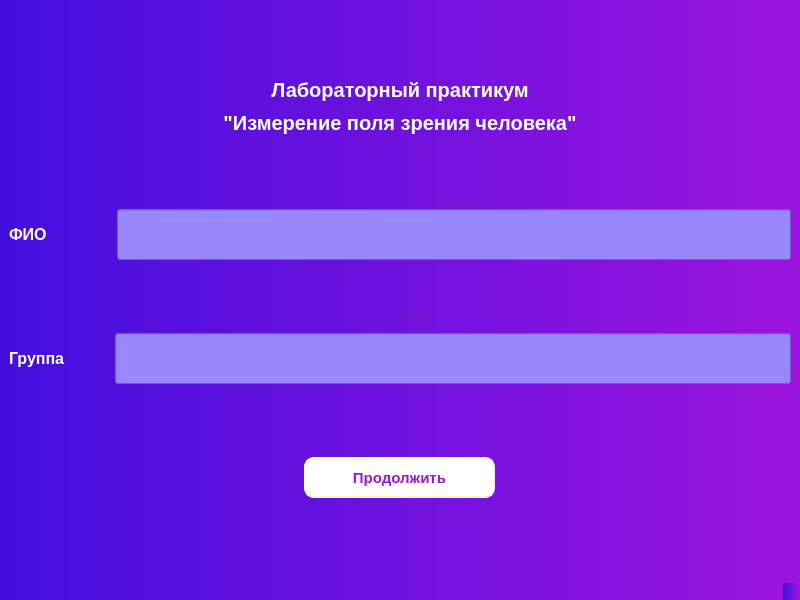
<?xml version="1.0" encoding="UTF-8"?>
<ui version="4.0">
 <class>MainWindow</class>
 <widget class="QMainWindow" name="MainWindow">
  <property name="geometry">
   <rect>
    <x>0</x>
    <y>0</y>
    <width>800</width>
    <height>600</height>
   </rect>
  </property>
  <property name="windowTitle">
   <string>MainWindow</string>
  </property>
  <property name="styleSheet">
   <string notr="true">background-color: qlineargradient(spread:pad, x1:0, y1:0, x2:1, y2:0, stop:0 rgba(67, 15, 222, 255), stop:1 rgba(156, 20, 222, 255));</string>
  </property>
  <widget class="QWidget" name="centralwidget">
   <layout class="QVBoxLayout" name="verticalLayout_2">
    <item>
     <layout class="QHBoxLayout" name="horizontalLayout_7">
      <item>
       <layout class="QHBoxLayout" name="horizontalLayout_5">
        <item>
         <widget class="QLabel" name="label_7">
          <property name="maximumSize">
           <size>
            <width>60</width>
            <height>60</height>
           </size>
          </property>
          <property name="styleSheet">
           <string notr="true">background-color: transparent;</string>
          </property>
          <property name="text">
           <string/>
          </property>
          <property name="pixmap">
           <pixmap>icon.png</pixmap>
          </property>
          <property name="scaledContents">
           <bool>true</bool>
          </property>
         </widget>
        </item>
       </layout>
      </item>
      <item>
       <layout class="QVBoxLayout" name="verticalLayout">
        <item>
         <widget class="QLabel" name="label_4">
          <property name="font">
           <font>
            <pointsize>15</pointsize>
            <weight>75</weight>
            <bold>true</bold>
           </font>
          </property>
          <property name="styleSheet">
           <string notr="true">color: rgb(255, 255, 255);
background-color: transparent;</string>
          </property>
          <property name="text">
           <string>Лабораторный практикум</string>
          </property>
          <property name="alignment">
           <set>Qt::AlignCenter</set>
          </property>
         </widget>
        </item>
        <item>
         <widget class="QLabel" name="label_5">
          <property name="font">
           <font>
            <pointsize>15</pointsize>
            <weight>75</weight>
            <bold>true</bold>
           </font>
          </property>
          <property name="styleSheet">
           <string notr="true">color: rgb(255, 255, 255);
background-color: transparent;</string>
          </property>
          <property name="text">
           <string>&quot;Измерение поля зрения человека&quot;</string>
          </property>
          <property name="alignment">
           <set>Qt::AlignCenter</set>
          </property>
         </widget>
        </item>
       </layout>
      </item>
      <item>
       <layout class="QHBoxLayout" name="horizontalLayout_4">
        <item>
         <widget class="QLabel" name="label">
          <property name="maximumSize">
           <size>
            <width>60</width>
            <height>60</height>
           </size>
          </property>
          <property name="styleSheet">
           <string notr="true">background-color: transparent;</string>
          </property>
          <property name="text">
           <string/>
          </property>
          <property name="pixmap">
           <pixmap>icon.png</pixmap>
          </property>
          <property name="scaledContents">
           <bool>true</bool>
          </property>
         </widget>
        </item>
       </layout>
      </item>
     </layout>
    </item>
    <item>
     <layout class="QHBoxLayout" name="horizontalLayout">
      <property name="spacing">
       <number>70</number>
      </property>
      <item>
       <widget class="QLabel" name="label_3">
        <property name="font">
         <font>
          <pointsize>12</pointsize>
          <weight>75</weight>
          <bold>true</bold>
         </font>
        </property>
        <property name="styleSheet">
         <string notr="true">color: rgb(255, 255, 255);
background-color: transparent;</string>
        </property>
        <property name="text">
         <string>ФИО</string>
        </property>
       </widget>
      </item>
      <item>
       <widget class="QLineEdit" name="lineEdit">
        <property name="minimumSize">
         <size>
          <width>601</width>
          <height>51</height>
         </size>
        </property>
        <property name="styleSheet">
         <string notr="true">background-color: rgb(153, 135, 255);</string>
        </property>
       </widget>
      </item>
     </layout>
    </item>
    <item>
     <layout class="QHBoxLayout" name="horizontalLayout_2">
      <property name="spacing">
       <number>50</number>
      </property>
      <item>
       <widget class="QLabel" name="label_2">
        <property name="font">
         <font>
          <pointsize>12</pointsize>
          <weight>75</weight>
          <bold>true</bold>
         </font>
        </property>
        <property name="styleSheet">
         <string notr="true">color: rgb(255, 255, 255);
background-color: transparent;</string>
        </property>
        <property name="text">
         <string>Группа</string>
        </property>
       </widget>
      </item>
      <item>
       <widget class="QLineEdit" name="lineEdit_2">
        <property name="minimumSize">
         <size>
          <width>601</width>
          <height>51</height>
         </size>
        </property>
        <property name="styleSheet">
         <string notr="true">background-color: rgb(153, 135, 255);</string>
        </property>
       </widget>
      </item>
     </layout>
    </item>
    <item>
     <layout class="QHBoxLayout" name="horizontalLayout_3">
      <item>
       <widget class="QPushButton" name="pushButton">
        <property name="maximumSize">
         <size>
          <width>191</width>
          <height>41</height>
         </size>
        </property>
        <property name="font">
         <font>
          <pointsize>11</pointsize>
          <weight>75</weight>
          <bold>true</bold>
         </font>
        </property>
        <property name="styleSheet">
         <string notr="true"> QPushButton {
     background-color: white;
	 color: rgb(156, 20, 222, 255);
     border-style: outset;
     border-width: 2px;
     border-radius: 10px;
     border-color: beige;
     min-width: 10em;
     padding: 6px;
 }
 QPushButton:pressed {
	 background-color: rgb(165, 165, 247);
     border-style: inset;
 }</string>
        </property>
        <property name="text">
         <string>Продолжить</string>
        </property>
       </widget>
      </item>
     </layout>
    </item>
   </layout>
  </widget>
  <widget class="QMenuBar" name="menubar">
   <property name="geometry">
    <rect>
     <x>0</x>
     <y>0</y>
     <width>800</width>
     <height>26</height>
    </rect>
   </property>
  </widget>
  <widget class="QStatusBar" name="statusbar"/>
 </widget>
 <resources/>
 <connections/>
</ui>
